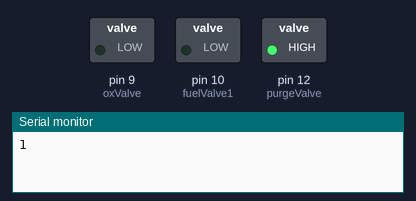
Simulated run of this sketch. Board: Arduino Uno, built with avr-gcc and run on an emulated ATmega328P. Shown: switched loads named in the sketch (green lamp = pin HIGH), the last lines printed to the serial monitor.

Above: at 3.5 s.
At 8.5 s:
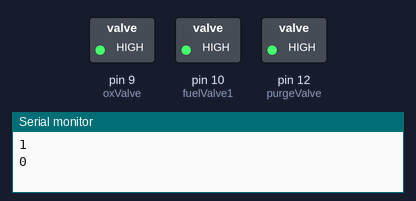
At 11.5 s:
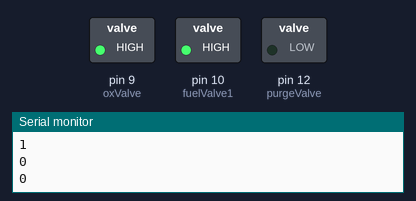
Timing chart, 0 to 16.9 s (numbered marks = the images above):
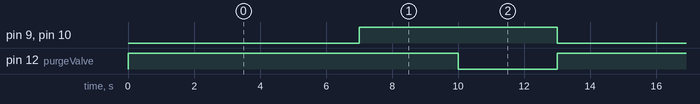

Measured:
- by itself, pin 9 (oxValve), pin 10 (fuelValve1): alternates HIGH for 6.0 s and LOW for 7.0 s
- by itself, pin 12 (purgeValve): alternates HIGH for 10.0 s and LOW for 3.0 s
- by itself, everything shown: repeats every 13.0 s, in 4 steps

The sketch:

Cold_flow_test.ino
```cpp
// Initialization of variables

// pins

int killSwitch = 18;    // Set pin of kill switch

int oxValve = 9;        // Set pin of oxygen regulation valve                      Valve '1'
int fuelValve1 = 10;    // Set pin of fuel regulation valve 1, the first one       Valve '2'
int purgeValve = 12;    // Set pin of purge valve                                  Valve '4'

int valveStatOxV1 = 0;  // Set valve and pump states, 0 = closed, 1 = open
int valveStatFV1 = 0;
int valveStatPV = 0;

// Others
int startDelay = 3000;   // Delay of 3 seconds before firing
int burnTime = 7000;     // Burn for 7 seconds

String startCommand;     // Command that must be sent to start the fire sequence
String inputCommand;     // Command input by user for starting, must match startCommand to initiate start sequence


void setup() {
  // assign pins as input or output
  pinMode(killSwitch, INPUT);

  // Interrupts to declare
  attachInterrupt(digitalPinToInterrupt(killSwitch), shutDownValves, HIGH);
  Serial.begin(9600);

  // Initialize closed valves
  pinMode(oxValve, OUTPUT);
  digitalWrite(oxValve, LOW);
  pinMode(fuelValve1, OUTPUT);
  digitalWrite(fuelValve1, LOW);
  pinMode(purgeValve, OUTPUT);
  digitalWrite(purgeValve, LOW);
}


void loop() {
  Serial.begin(9600);
  // Wait for user to send start command
  //while (inputCommand != startCommand) {
  //  inputCommand = Serial.readString();
  //}
  // Begin fire sequence once while statement is broken (start command is input)

  shutDownValves();
  // Open solenoid 1 (Ox valve)
  valveControl('1', 'O');
  Serial.println(valveStatOxV1);

  // Open solenoid 2 (fuel valves)
  valveControl('2', 'O');

  delay(burnTime);

  // Close fuel and ox solenoids after 7 sec firing and stop pumps
  valveControl('1', 'C');
  valveControl('2', 'C');
  Serial.println(valveStatOxV1);

  delay(3000); // Arbitrary delay before opening purge

  // Open purge valve, is it necessary to repeat other valve commands? (like that in old code)
  valveControl('1', 'C');
  valveControl('2', 'C');
  valveControl('4', 'O');
  Serial.println(valveStatOxV1);

  delay(3000); // Arbitrary delay before closing purge again

  shutDownValves();
}
```

Valve_control.ino
```cpp
void valveControl(char valve, char state) {
  //Alter state of valve when called
  //valve- 1-4
  //state- O = open, C = closed

  switch (valve) {
    case '1':
      if (state == 'O') {
        digitalWrite(oxValve, LOW);
        valveStatOxV1 = 1;
      }
      else {
        digitalWrite(oxValve, HIGH);
        valveStatOxV1  = 0;
      }
      break;
    case '2':
      if (state == 'O') {
        digitalWrite(fuelValve1, LOW);
        valveStatFV1 = 1;
      }
      else {
        digitalWrite(fuelValve1, HIGH);
        valveStatFV1 = 0;
      }
      break;
    case '4':
      if (state == 'O') {
        digitalWrite(purgeValve, LOW);
        valveStatPV = 1;
      }
      else {
        digitalWrite(purgeValve, HIGH);
        valveStatPV = 0;
      }
      break;
    default:
      break;
  }

  return;
}

void shutDownValves() {
  // Close all valves
  valveControl('1', 'C');
  valveControl('2', 'C');
  valveControl('4', 'C');
}
```
